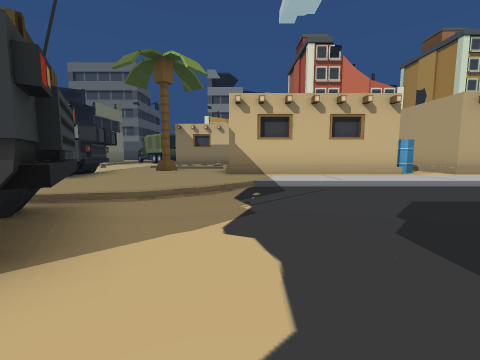
view 1 (above)

24 first-person views from a walk through a Unity game level. The camera is 1.3 m above the floor, tilts 6° down and sees 90° across. The floor is counted in squares, 2 m on a side. Each view is taken from the middle of a square. On the plan, view 1 faces up. The plan holds only what a view shows up to about 9 squares ahead; the rest is blank. The place goes on beyond the plan. The player character is not drawn. Some surface patterns are stand-ins.

view 2
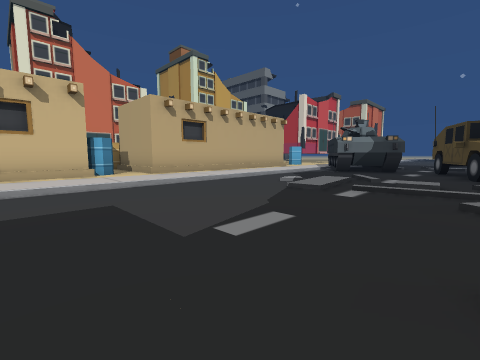

view 3
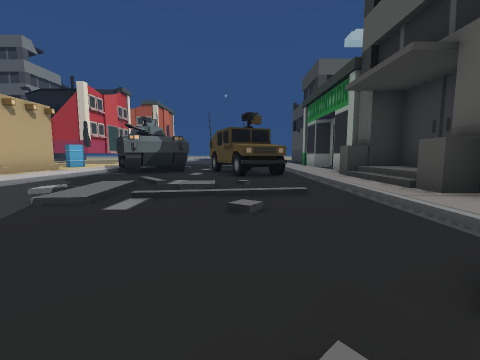

view 4
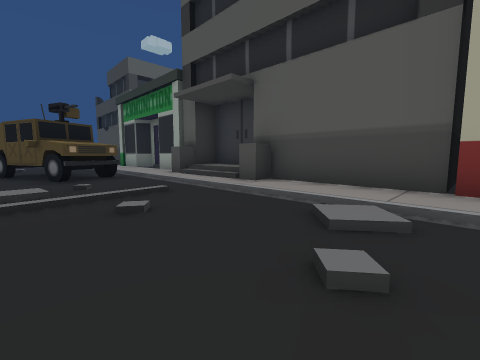

view 5
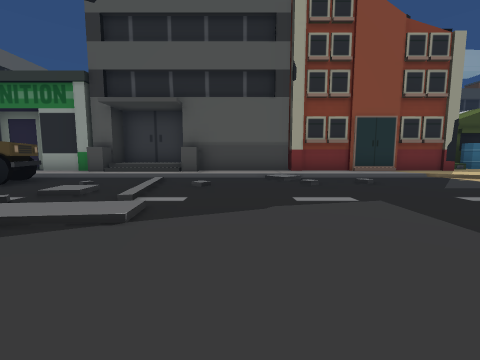

view 6
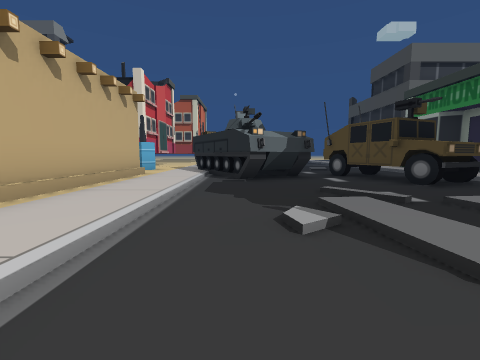

view 7
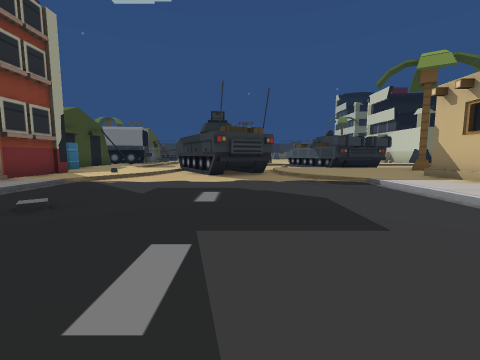

view 8
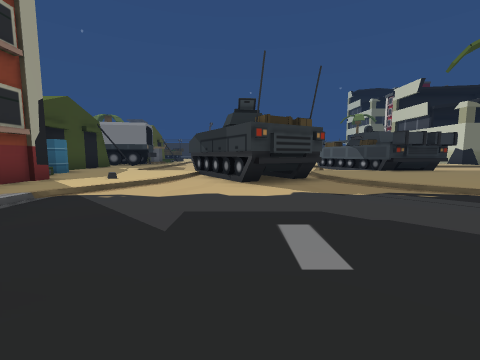

view 9
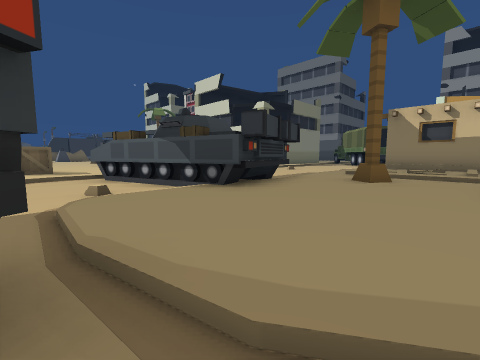

view 10
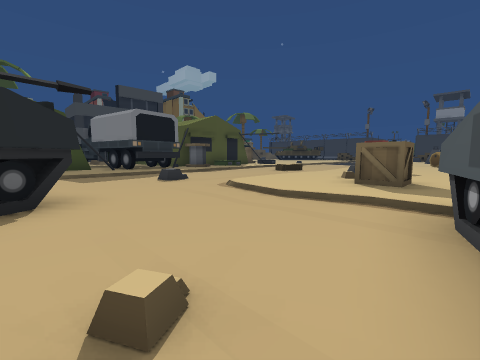

view 11
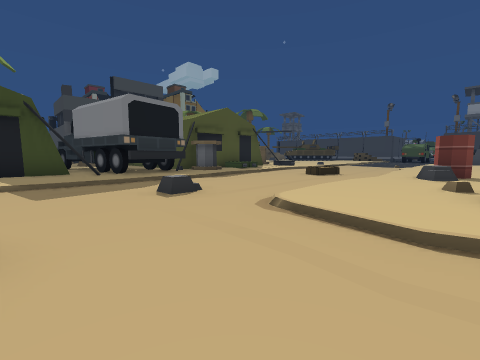

view 12
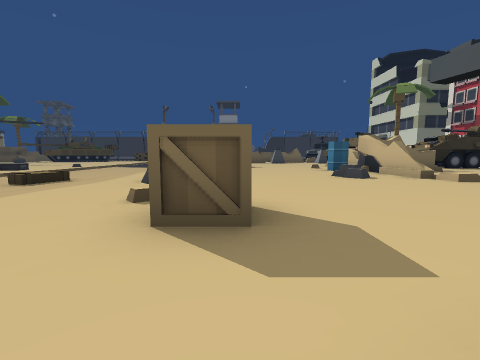

view 13
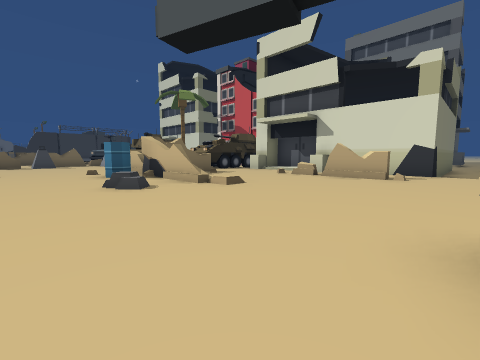

view 14
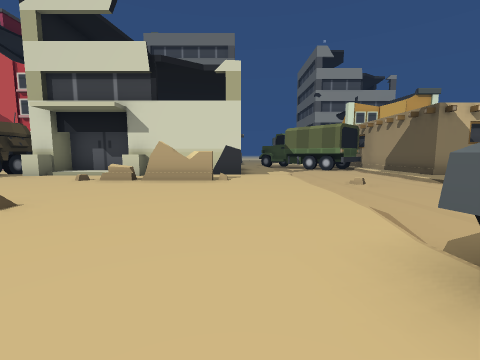

view 15
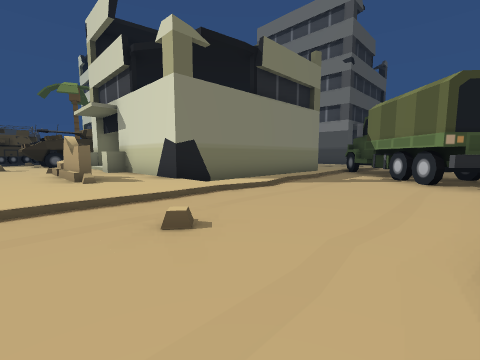

view 16
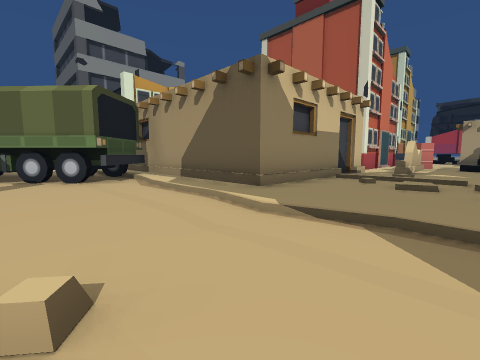

view 17
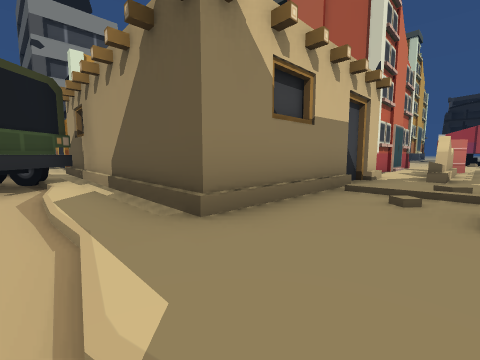

view 18
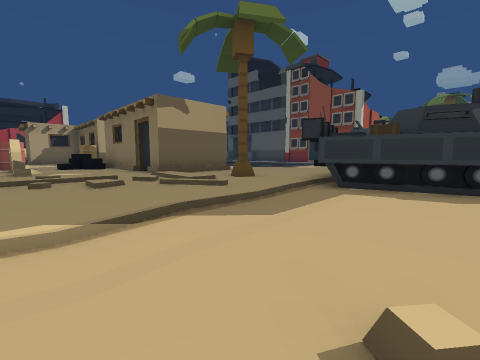

view 19
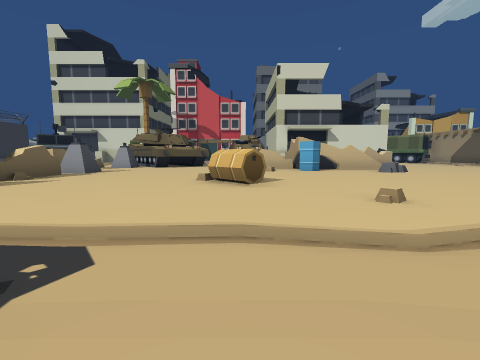

view 20
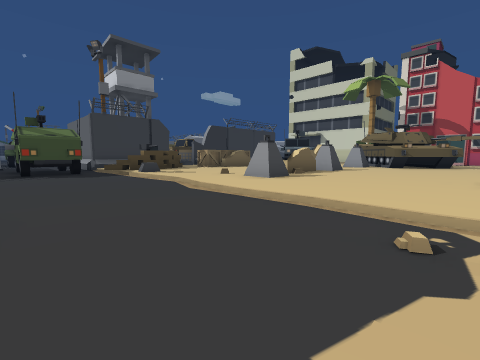

view 21
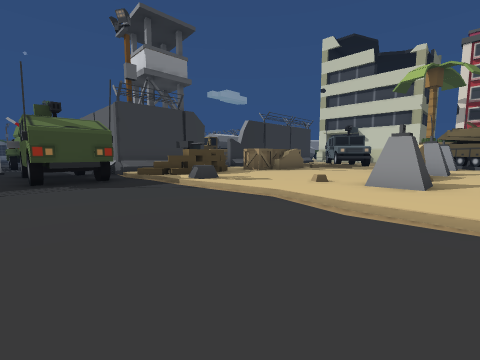

view 22
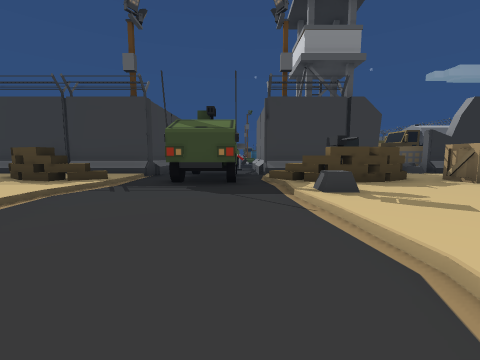

view 23
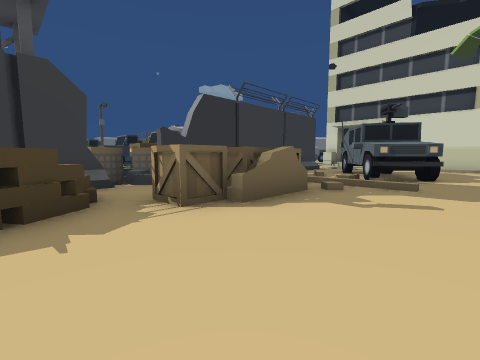

view 24
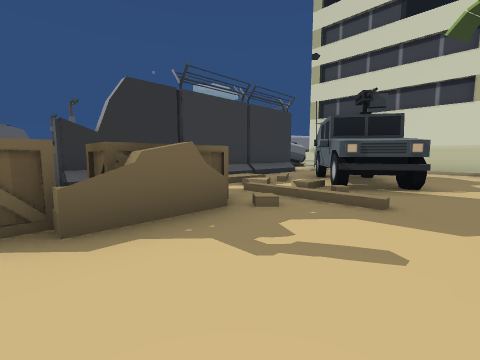

### Floor plan
Key: @ floor where view 1 was taken; # wall or solid block; x gap in a wall; . main floor; : floor 0.25 m higher than the main floor; - floor 0.25 m lower than the main floor; + floor 0.5 m higher than the main floor; * floor 1 m higher than the main floor; % floor 1.25 m higher than the main floor; / step, stairs or slope; = window, fence, low wall or low ledge; ^ raised ledge; T palm tree; B barrel; H hut; C crate; R rock; U truck; W wheel; E tower; O other object.
Columns run from 33 left of view 1 to 15 right of it. Each row starts with its distance up from view 1.
 20                         /U U--#
 19                        #/-U U-#
 18                        #/--UUU#
 17       ##               #/---U/#
 16       --               #/----/#
 15                  ###   #//---/#      ##
 14      ///       W/#::####/----/#####////
 13   /. ...        .........---/.../..##xB
 12   /.WO..        ....x##..----..///.....
 11   //# W.        .........----.///....*
 10   //.W#. O#     #........----..  ... O O
  9   ///... O. ..      :....----.T..##    /#
  8   /////. .....  B###.....--##....#    B/#       B
  7 O # C...#O......B..R....^ ####...#H###B/#######.B
  6 OO# C....O............... ####........./........x
  5 ORR.C....#...............##--....//////////////##
  4 O //.....x....B.......CC.----.../------------###
  3   /O%....O.........B..C../-----#---------//---##
  2 EE/O/R........../...R....---- ##--------////--#-
  1 ##/////////////./////////---####---------//---OO-
  0  OOO---------/--------------###--@------///-OO O-
 -1   OOO---------- -------------..//-----/--/--OO--
 -2  O------------  -------------.././/////////////
 -3 ##/////         /// ///./////.....//.....#//^..
 -4   / O.          /.   O/UU......=##########++####
 -5   #                   #UUU### B          ####

Positions as (right, up) in squares from view 1, and headings:
1: (0, 0), facing up
2: (3, 0), facing up-right
3: (4, 0), facing right
4: (4, 1), facing down-right
5: (6, 5), facing down
6: (6, 4), facing right
7: (6, 2), facing left
8: (4, 1), facing left
9: (-1, 3), facing up-left
10: (-5, 5), facing down-left
11: (-6, 3), facing down-left
12: (-8, 4), facing left
13: (-9, 5), facing up-left
14: (-10, 6), facing up
15: (-5, 11), facing up-left
16: (-7, 11), facing up-right
17: (-5, 12), facing up-right
18: (-7, 13), facing down-right
19: (-19, -1), facing up
20: (-20, -2), facing up-left
21: (-23, -2), facing up-left
22: (-24, 0), facing left
23: (-26, 3), facing up-left
24: (-26, 5), facing up-left
